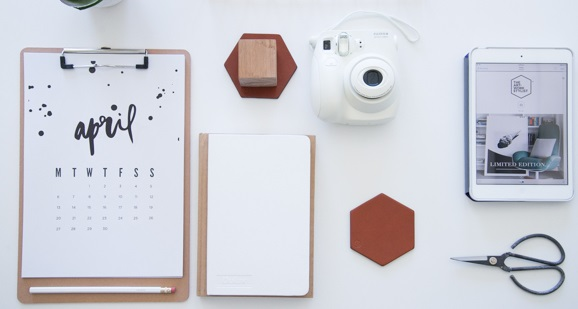
#> input picture data/input/test6.jpg, 578 x 309 px; its folder holds 5 pictures in this run
$ python process_training_images.py   (older library calls are emulated)
#> lines starting #> are read from the running program, lines starting #| are printed output that depends on the picture; after the words box and inside, x2 and y2 are one past the last pixel; in counts of white or black regions, pixels touching at a corner belong together
import cv2
import numpy as np

INPUT_DIR = 'data/input/'
OUTPUT_DIR = 'data/output/'

def improcess(filename):
	# Load image
#> called with filename = 'test6.jpg'
	orig = cv2.imread(INPUT_DIR + filename)
#> orig is the input picture: shape (309, 578, 3); mean B, G, R 215.2, 207.8, 206.9
	img = orig.copy()
	imgray = cv2.cvtColor(img,cv2.COLOR_BGR2GRAY)
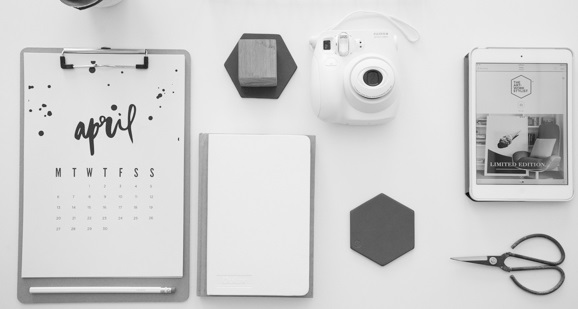
#> imgray: shape (309, 578); min 6, max 254, mean 208.4

	# Perform canny
	edges = cv2.Canny(imgray,100,200)
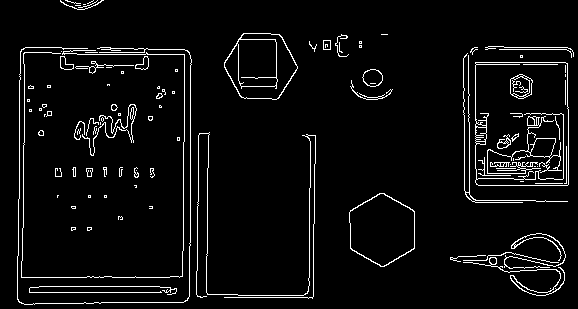
#> edges: shape (309, 578); 4.8% white in thin lines or dots

	# Find contours
	ret,thresh = cv2.threshold(edges,100,200,0)
#> thresh: shape (309, 578); values 0 (black) and 200 (white), 4.8% white in thin lines or dots
	image, contours, hierarchy = cv2.findContours(thresh,cv2.RETR_TREE,cv2.CHAIN_APPROX_SIMPLE)
#> contours = 182 contours, 137 with area under 20; largest, box (x1, y1, x2, y2) and area: (475, 62, 569, 186) 11366, (475, 62, 569, 186) 11151, (349, 193, 415, 267) 3630, (224, 33, 298, 100) 3630, (349, 193, 415, 267) 3556

	# Draw contours
	for i in range(len(contours)):
		image = cv2.drawContours(img, contours, i, (0,255,0), 1)
		x,y,w,h = cv2.boundingRect(contours[i])
		cv2.rectangle(image, (x, y), (x+w, y+h), (255,0,0), 2)

		# Arbitrary threshold height and width is 20, 20:
		if h>20 and w>20:
			cropimg = orig[y:y+h, x:x+w]
			output_name = OUTPUT_DIR + filename[:-4] + str(i) + '.jpg'
			cv2.imwrite(output_name, cropimg)
#> this loop made 182 passes
#> (x, y, w, h, output_name) on passes 3, 8, 25, 26, 42, 65, 96, 100, 122, 132, 154, 158: (463, 257, 102, 39, 'data/output/test62.jpg'), (504, 233, 62, 36, 'data/output/test67.jpg'), (349, 193, 66, 74, 'data/output/test624.jpg'), (349, 193, 66, 74, 'data/output/test625.jpg'), (196, 132, 120, 167, 'data/output/test641.jpg'), (82, 104, 55, 52, 'data/output/test664.jpg'), (475, 62, 94, 124, 'data/output/test695.jpg'), (475, 62, 94, 124, 'data/output/test699.jpg'), (487, 116, 75, 58, 'data/output/test6121.jpg'), (510, 74, 23, 25, 'data/output/test6131.jpg'), (463, 53, 105, 150, 'data/output/test6153.jpg'), (21, 50, 164, 228, 'data/output/test6157.jpg')
#> (x, y, w, h) on passes 1, 2, 4, 5, 6, 7: (550, 288, 1, 1), (29, 286, 148, 9), (489, 257, 8, 8), (450, 255, 36, 7), (450, 257, 4, 3), (463, 252, 96, 11)
#> pass 2, in improcess, `image = cv2.drawContours(img, contours, i, (0,255,0), 1)`:
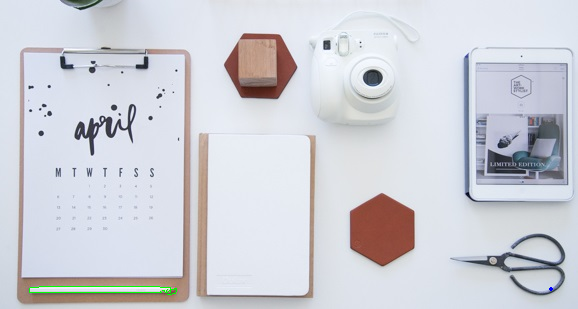
#> image: shape (309, 578, 3); mean B, G, R 214.9, 207.9, 206.6
#> pass 3, in improcess, `image = cv2.drawContours(img, contours, i, (0,255,0), 1)`:
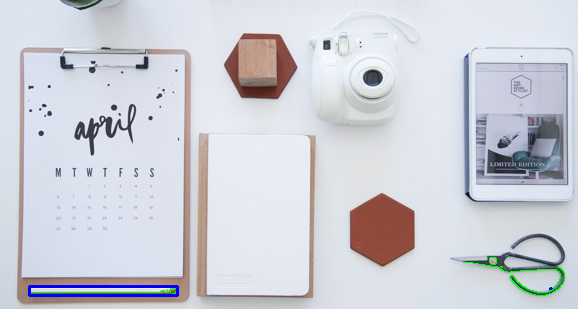
#> image: shape (309, 578, 3); 0.7% of pixels changed, all inside (x1, y1, x2, y2) = (28, 257, 565, 297)
#> pass 3, in improcess, `cropimg = orig[y:y+h, x:x+w]`:
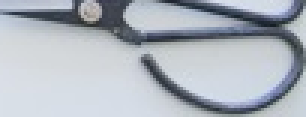
#> cropimg: shape (39, 102, 3) (shown 3 times larger); mean B, G, R 188.5, 179.9, 173.4
#> after the loop:
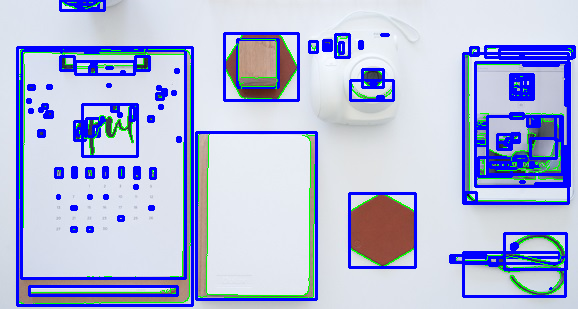
#> image: shape (309, 578, 3); 15.65% of pixels changed, all inside (x1, y1, x2, y2) = (16, 0, 576, 307)

			# To show individual images in a window:
			# cv2.imshow('Cropped Image ' + str(i), cropimg)

	cv2.imshow('Canny Image', edges)
	cv2.imshow('Original Image', orig)
	cv2.imshow('Annotated Image', image)
	cv2.waitKey(0)

improcess('test6.jpg')
